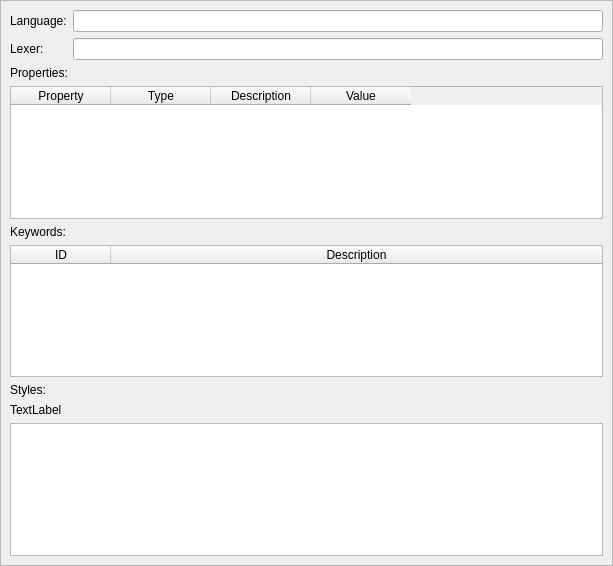
<?xml version="1.0" encoding="UTF-8"?>
<ui version="4.0">
 <class>LanguageInspectorDock</class>
 <widget class="QDockWidget" name="LanguageInspectorDock">
  <property name="geometry">
   <rect>
    <x>0</x>
    <y>0</y>
    <width>613</width>
    <height>566</height>
   </rect>
  </property>
  <property name="windowTitle">
   <string>Language Inspector</string>
  </property>
  <widget class="QWidget" name="dockWidgetContents">
   <layout class="QVBoxLayout" name="verticalLayout">
    <property name="spacing">
     <number>0</number>
    </property>
    <property name="leftMargin">
     <number>0</number>
    </property>
    <property name="topMargin">
     <number>0</number>
    </property>
    <property name="rightMargin">
     <number>0</number>
    </property>
    <property name="bottomMargin">
     <number>0</number>
    </property>
    <item>
     <widget class="QScrollArea" name="scrollArea">
      <property name="lineWidth">
       <number>0</number>
      </property>
      <property name="widgetResizable">
       <bool>true</bool>
      </property>
      <widget class="QWidget" name="scrollAreaWidgetContents">
       <property name="geometry">
        <rect>
         <x>0</x>
         <y>0</y>
         <width>611</width>
         <height>540</height>
        </rect>
       </property>
       <layout class="QVBoxLayout" name="verticalLayout_2">
        <item>
         <layout class="QFormLayout" name="formLayout">
          <item row="0" column="0">
           <widget class="QLabel" name="label">
            <property name="text">
             <string>Language:</string>
            </property>
           </widget>
          </item>
          <item row="0" column="1">
           <widget class="QLineEdit" name="editLanguage">
            <property name="readOnly">
             <bool>true</bool>
            </property>
           </widget>
          </item>
          <item row="1" column="0">
           <widget class="QLabel" name="label_2">
            <property name="text">
             <string>Lexer:</string>
            </property>
           </widget>
          </item>
          <item row="1" column="1">
           <widget class="QLineEdit" name="editLexer">
            <property name="readOnly">
             <bool>true</bool>
            </property>
           </widget>
          </item>
         </layout>
        </item>
        <item>
         <widget class="QLabel" name="label_3">
          <property name="text">
           <string>Properties:</string>
          </property>
         </widget>
        </item>
        <item>
         <widget class="QTableWidget" name="tblProperties">
          <attribute name="horizontalHeaderShowSortIndicator" stdset="0">
           <bool>false</bool>
          </attribute>
          <attribute name="verticalHeaderVisible">
           <bool>false</bool>
          </attribute>
          <column>
           <property name="text">
            <string>Property</string>
           </property>
          </column>
          <column>
           <property name="text">
            <string>Type</string>
           </property>
          </column>
          <column>
           <property name="text">
            <string>Description</string>
           </property>
          </column>
          <column>
           <property name="text">
            <string>Value</string>
           </property>
          </column>
         </widget>
        </item>
        <item>
         <widget class="QLabel" name="label_4">
          <property name="text">
           <string>Keywords:</string>
          </property>
         </widget>
        </item>
        <item>
         <widget class="QTableWidget" name="tblKeywords">
          <property name="editTriggers">
           <set>QAbstractItemView::NoEditTriggers</set>
          </property>
          <property name="columnCount">
           <number>2</number>
          </property>
          <attribute name="horizontalHeaderShowSortIndicator" stdset="0">
           <bool>false</bool>
          </attribute>
          <attribute name="horizontalHeaderStretchLastSection">
           <bool>true</bool>
          </attribute>
          <attribute name="verticalHeaderVisible">
           <bool>false</bool>
          </attribute>
          <column>
           <property name="text">
            <string>ID</string>
           </property>
          </column>
          <column>
           <property name="text">
            <string>Description</string>
           </property>
          </column>
         </widget>
        </item>
        <item>
         <widget class="QLabel" name="label_5">
          <property name="text">
           <string>Styles:</string>
          </property>
         </widget>
        </item>
        <item>
         <widget class="QLabel" name="lblInfo">
          <property name="text">
           <string>TextLabel</string>
          </property>
         </widget>
        </item>
        <item>
         <widget class="QTableView" name="tblStyles">
          <attribute name="verticalHeaderVisible">
           <bool>false</bool>
          </attribute>
         </widget>
        </item>
       </layout>
      </widget>
     </widget>
    </item>
   </layout>
  </widget>
 </widget>
 <resources/>
 <connections/>
</ui>
